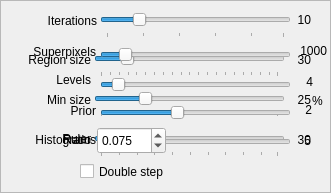
     <widget class="QFrame" name="frame_slic">
      <property name="geometry">
       <rect>
        <x>9</x>
        <y>69</y>
        <width>331</width>
        <height>193</height>
       </rect>
      </property>
      <property name="whatsThis">
       <string>Parameters of current algorithm</string>
      </property>
      <property name="frameShape">
       <enum>QFrame::StyledPanel</enum>
      </property>
      <property name="frameShadow">
       <enum>QFrame::Sunken</enum>
      </property>
      <property name="lineWidth">
       <number>2</number>
      </property>
      <widget class="QLabel" name="label_region_size">
       <property name="geometry">
        <rect>
         <x>10</x>
         <y>50</y>
         <width>81</width>
         <height>20</height>
        </rect>
       </property>
       <property name="whatsThis">
        <string>&lt;html&gt;&lt;head/&gt;&lt;body&gt;&lt;p&gt;Average superpixel size measured in pixels&lt;/p&gt;&lt;/body&gt;&lt;/html&gt;</string>
       </property>
       <property name="text">
        <string>Region size</string>
       </property>
       <property name="alignment">
        <set>Qt::AlignRight|Qt::AlignTrailing|Qt::AlignVCenter</set>
       </property>
      </widget>
      <widget class="QSlider" name="horizontalSlider_iterations">
       <property name="geometry">
        <rect>
         <x>100</x>
         <y>9</y>
         <width>191</width>
         <height>29</height>
        </rect>
       </property>
       <property name="cursor">
        <cursorShape>PointingHandCursor</cursorShape>
       </property>
       <property name="focusPolicy">
        <enum>Qt::ClickFocus</enum>
       </property>
       <property name="toolTip">
        <string/>
       </property>
       <property name="whatsThis">
        <string>&lt;html&gt;&lt;head/&gt;&lt;body&gt;&lt;p&gt;Higher number improves the result: the algorithms starts from a grid of superpixels and then refines the boundaries by proposing updates of edges boundaries&lt;/p&gt;&lt;/body&gt;&lt;/html&gt;</string>
       </property>
       <property name="minimum">
        <number>1</number>
       </property>
       <property name="maximum">
        <number>50</number>
       </property>
       <property name="value">
        <number>10</number>
       </property>
       <property name="orientation">
        <enum>Qt::Horizontal</enum>
       </property>
       <property name="tickPosition">
        <enum>QSlider::TicksBelow</enum>
       </property>
      </widget>
      <widget class="QSlider" name="horizontalSlider_region_size">
       <property name="geometry">
        <rect>
         <x>94</x>
         <y>48</y>
         <width>191</width>
         <height>29</height>
        </rect>
       </property>
       <property name="cursor">
        <cursorShape>PointingHandCursor</cursorShape>
       </property>
       <property name="focusPolicy">
        <enum>Qt::ClickFocus</enum>
       </property>
       <property name="toolTip">
        <string/>
       </property>
       <property name="whatsThis">
        <string>&lt;html&gt;&lt;head/&gt;&lt;body&gt;&lt;p&gt;Average superpixel size measured in pixels&lt;/p&gt;&lt;/body&gt;&lt;/html&gt;</string>
       </property>
       <property name="minimum">
        <number>1</number>
       </property>
       <property name="maximum">
        <number>200</number>
       </property>
       <property name="value">
        <number>30</number>
       </property>
       <property name="orientation">
        <enum>Qt::Horizontal</enum>
       </property>
       <property name="tickPosition">
        <enum>QSlider::TicksBelow</enum>
       </property>
      </widget>
      <widget class="QSlider" name="horizontalSlider_ruler">
       <property name="geometry">
        <rect>
         <x>94</x>
         <y>128</y>
         <width>191</width>
         <height>29</height>
        </rect>
       </property>
       <property name="cursor">
        <cursorShape>PointingHandCursor</cursorShape>
       </property>
       <property name="focusPolicy">
        <enum>Qt::ClickFocus</enum>
       </property>
       <property name="toolTip">
        <string/>
       </property>
       <property name="whatsThis">
        <string>Enforcement of superpixel smoothness factor of superpixel</string>
       </property>
       <property name="minimum">
        <number>1</number>
       </property>
       <property name="maximum">
        <number>100</number>
       </property>
       <property name="value">
        <number>30</number>
       </property>
       <property name="orientation">
        <enum>Qt::Horizontal</enum>
       </property>
       <property name="tickPosition">
        <enum>QSlider::TicksBelow</enum>
       </property>
      </widget>
      <widget class="QLabel" name="label_connectivity">
       <property name="geometry">
        <rect>
         <x>0</x>
         <y>90</y>
         <width>91</width>
         <height>20</height>
        </rect>
       </property>
       <property name="whatsThis">
        <string>&lt;html&gt;&lt;head/&gt;&lt;body&gt;&lt;p&gt;Minimum element size in percents that should be absorbed into a bigger superpixel.&lt;/p&gt;&lt;p&gt;The function merges components that are too small, assigning the previously found adjacent label to this component&lt;/p&gt;&lt;/body&gt;&lt;/html&gt;</string>
       </property>
       <property name="text">
        <string>Min size</string>
       </property>
       <property name="alignment">
        <set>Qt::AlignRight|Qt::AlignTrailing|Qt::AlignVCenter</set>
       </property>
      </widget>
      <widget class="QLabel" name="label_iterations">
       <property name="geometry">
        <rect>
         <x>16</x>
         <y>11</y>
         <width>81</width>
         <height>20</height>
        </rect>
       </property>
       <property name="whatsThis">
        <string>&lt;html&gt;&lt;head/&gt;&lt;body&gt;&lt;p&gt;Higher number improves the result: the algorithms starts from a grid of superpixels and then refines the boundaries by proposing updates of edges boundaries&lt;/p&gt;&lt;/body&gt;&lt;/html&gt;</string>
       </property>
       <property name="text">
        <string>Iterations</string>
       </property>
       <property name="alignment">
        <set>Qt::AlignRight|Qt::AlignTrailing|Qt::AlignVCenter</set>
       </property>
      </widget>
      <widget class="QSlider" name="horizontalSlider_connectivity">
       <property name="geometry">
        <rect>
         <x>94</x>
         <y>88</y>
         <width>191</width>
         <height>29</height>
        </rect>
       </property>
       <property name="cursor">
        <cursorShape>PointingHandCursor</cursorShape>
       </property>
       <property name="toolTip">
        <string/>
       </property>
       <property name="whatsThis">
        <string>&lt;html&gt;&lt;head/&gt;&lt;body&gt;&lt;p&gt;Minimum element size in percents that should be absorbed into a bigger superpixel.&lt;/p&gt;&lt;p&gt;The function merges components that are too small, assigning the previously found adjacent label to this component&lt;/p&gt;&lt;/body&gt;&lt;/html&gt;</string>
       </property>
       <property name="minimum">
        <number>0</number>
       </property>
       <property name="maximum">
        <number>100</number>
       </property>
       <property name="value">
        <number>25</number>
       </property>
       <property name="orientation">
        <enum>Qt::Horizontal</enum>
       </property>
       <property name="tickPosition">
        <enum>QSlider::TicksBelow</enum>
       </property>
      </widget>
      <widget class="QLabel" name="label_value_ruler">
       <property name="geometry">
        <rect>
         <x>280</x>
         <y>130</y>
         <width>31</width>
         <height>20</height>
        </rect>
       </property>
       <property name="whatsThis">
        <string>Enforcement of superpixel smoothness factor of superpixel</string>
       </property>
       <property name="text">
        <string>30</string>
       </property>
       <property name="alignment">
        <set>Qt::AlignRight|Qt::AlignTrailing|Qt::AlignVCenter</set>
       </property>
      </widget>
      <widget class="QLabel" name="label_value_region_size">
       <property name="geometry">
        <rect>
         <x>280</x>
         <y>50</y>
         <width>31</width>
         <height>20</height>
        </rect>
       </property>
       <property name="whatsThis">
        <string>&lt;html&gt;&lt;head/&gt;&lt;body&gt;&lt;p&gt;Average superpixel size measured in pixels&lt;/p&gt;&lt;/body&gt;&lt;/html&gt;</string>
       </property>
       <property name="text">
        <string>30</string>
       </property>
       <property name="alignment">
        <set>Qt::AlignRight|Qt::AlignTrailing|Qt::AlignVCenter</set>
       </property>
      </widget>
      <widget class="QLabel" name="label_ruler">
       <property name="geometry">
        <rect>
         <x>50</x>
         <y>129</y>
         <width>41</width>
         <height>20</height>
        </rect>
       </property>
       <property name="whatsThis">
        <string>Enforcement of superpixel smoothness factor of superpixel</string>
       </property>
       <property name="text">
        <string>Ruler</string>
       </property>
       <property name="alignment">
        <set>Qt::AlignRight|Qt::AlignTrailing|Qt::AlignVCenter</set>
       </property>
      </widget>
      <widget class="QLabel" name="label_value_connectivity_percent">
       <property name="geometry">
        <rect>
         <x>312</x>
         <y>92</y>
         <width>16</width>
         <height>17</height>
        </rect>
       </property>
       <property name="whatsThis">
        <string>&lt;html&gt;&lt;head/&gt;&lt;body&gt;&lt;p&gt;Minimum element size in percents that should be absorbed into a bigger superpixel.&lt;/p&gt;&lt;p&gt;The function merges components that are too small, assigning the previously found adjacent label to this component&lt;/p&gt;&lt;/body&gt;&lt;/html&gt;</string>
       </property>
       <property name="text">
        <string>%</string>
       </property>
      </widget>
      <widget class="QLabel" name="label_value_connectivity">
       <property name="geometry">
        <rect>
         <x>280</x>
         <y>90</y>
         <width>31</width>
         <height>20</height>
        </rect>
       </property>
       <property name="whatsThis">
        <string>&lt;html&gt;&lt;head/&gt;&lt;body&gt;&lt;p&gt;Minimum element size in percents that should be absorbed into a bigger superpixel.&lt;/p&gt;&lt;p&gt;The function merges components that are too small, assigning the previously found adjacent label to this component&lt;/p&gt;&lt;/body&gt;&lt;/html&gt;</string>
       </property>
       <property name="text">
        <string>25</string>
       </property>
       <property name="alignment">
        <set>Qt::AlignRight|Qt::AlignTrailing|Qt::AlignVCenter</set>
       </property>
      </widget>
      <widget class="QLabel" name="label_value_iterations">
       <property name="geometry">
        <rect>
         <x>280</x>
         <y>10</y>
         <width>31</width>
         <height>20</height>
        </rect>
       </property>
       <property name="whatsThis">
        <string>&lt;html&gt;&lt;head/&gt;&lt;body&gt;&lt;p&gt;Higher number improves the result: the algorithms starts from a grid of superpixels and then refines the boundaries by proposing updates of edges boundaries&lt;/p&gt;&lt;/body&gt;&lt;/html&gt;</string>
       </property>
       <property name="text">
        <string>10</string>
       </property>
       <property name="alignment">
        <set>Qt::AlignRight|Qt::AlignTrailing|Qt::AlignVCenter</set>
       </property>
      </widget>
      <widget class="QDoubleSpinBox" name="doubleSpinBox_ratio">
       <property name="geometry">
        <rect>
         <x>97</x>
         <y>127</y>
         <width>69</width>
         <height>27</height>
        </rect>
       </property>
       <property name="toolTip">
        <string/>
       </property>
       <property name="whatsThis">
        <string>&lt;html&gt;&lt;head/&gt;&lt;body&gt;&lt;p&gt;Enforcement of superpixel compactness factor&lt;/p&gt;&lt;/body&gt;&lt;/html&gt;</string>
       </property>
       <property name="decimals">
        <number>3</number>
       </property>
       <property name="maximum">
        <double>2.000000000000000</double>
       </property>
       <property name="singleStep">
        <double>0.100000000000000</double>
       </property>
       <property name="value">
        <double>0.075000000000000</double>
       </property>
      </widget>
      <widget class="QLabel" name="label_ratio">
       <property name="geometry">
        <rect>
         <x>50</x>
         <y>130</y>
         <width>41</width>
         <height>20</height>
        </rect>
       </property>
       <property name="whatsThis">
        <string>&lt;html&gt;&lt;head/&gt;&lt;body&gt;&lt;p&gt;Enforcement of superpixel compactness factor&lt;/p&gt;&lt;/body&gt;&lt;/html&gt;</string>
       </property>
       <property name="text">
        <string>Ratio</string>
       </property>
       <property name="alignment">
        <set>Qt::AlignRight|Qt::AlignTrailing|Qt::AlignVCenter</set>
       </property>
      </widget>
      <widget class="QLabel" name="label_value_num_histogram_bins">
       <property name="geometry">
        <rect>
         <x>280</x>
         <y>131</y>
         <width>31</width>
         <height>20</height>
        </rect>
       </property>
       <property name="whatsThis">
        <string>&lt;html&gt;&lt;head/&gt;&lt;body&gt;&lt;p&gt;Number of histogram bins&lt;/p&gt;&lt;/body&gt;&lt;/html&gt;</string>
       </property>
       <property name="text">
        <string>5</string>
       </property>
       <property name="alignment">
        <set>Qt::AlignRight|Qt::AlignTrailing|Qt::AlignVCenter</set>
       </property>
      </widget>
      <widget class="QLabel" name="label_prior">
       <property name="geometry">
        <rect>
         <x>15</x>
         <y>101</y>
         <width>81</width>
         <height>20</height>
        </rect>
       </property>
       <property name="whatsThis">
        <string>&lt;html&gt;&lt;head/&gt;&lt;body&gt;&lt;p&gt;Enable 3x3 shape smoothing term if &amp;gt;0.&lt;/p&gt;&lt;p&gt;A larger value leads to smoother shapes.&lt;/p&gt;&lt;/body&gt;&lt;/html&gt;</string>
       </property>
       <property name="text">
        <string>Prior</string>
       </property>
       <property name="alignment">
        <set>Qt::AlignRight|Qt::AlignTrailing|Qt::AlignVCenter</set>
       </property>
      </widget>
      <widget class="QSlider" name="horizontalSlider_prior">
       <property name="geometry">
        <rect>
         <x>100</x>
         <y>98</y>
         <width>191</width>
         <height>29</height>
        </rect>
       </property>
       <property name="cursor">
        <cursorShape>PointingHandCursor</cursorShape>
       </property>
       <property name="focusPolicy">
        <enum>Qt::ClickFocus</enum>
       </property>
       <property name="toolTip">
        <string/>
       </property>
       <property name="whatsThis">
        <string>&lt;html&gt;&lt;head/&gt;&lt;body&gt;&lt;p&gt;Enable 3x3 shape smoothing term if &amp;gt;0.&lt;/p&gt;&lt;p&gt;A larger value leads to smoother shapes.&lt;/p&gt;&lt;/body&gt;&lt;/html&gt;</string>
       </property>
       <property name="minimum">
        <number>0</number>
       </property>
       <property name="maximum">
        <number>5</number>
       </property>
       <property name="pageStep">
        <number>1</number>
       </property>
       <property name="value">
        <number>2</number>
       </property>
       <property name="orientation">
        <enum>Qt::Horizontal</enum>
       </property>
       <property name="tickPosition">
        <enum>QSlider::NoTicks</enum>
       </property>
      </widget>
      <widget class="QLabel" name="label_value_num_levels">
       <property name="geometry">
        <rect>
         <x>282</x>
         <y>72</y>
         <width>31</width>
         <height>20</height>
        </rect>
       </property>
       <property name="whatsThis">
        <string>&lt;html&gt;&lt;head/&gt;&lt;body&gt;&lt;p&gt;Number of block levels. The more levels, the more accurate is the segmentation, but needs more memory and CPU time&lt;/p&gt;&lt;/body&gt;&lt;/html&gt;</string>
       </property>
       <property name="text">
        <string>4</string>
       </property>
       <property name="alignment">
        <set>Qt::AlignRight|Qt::AlignTrailing|Qt::AlignVCenter</set>
       </property>
      </widget>
      <widget class="QLabel" name="label_value_prior">
       <property name="geometry">
        <rect>
         <x>281</x>
         <y>100</y>
         <width>31</width>
         <height>20</height>
        </rect>
       </property>
       <property name="whatsThis">
        <string>&lt;html&gt;&lt;head/&gt;&lt;body&gt;&lt;p&gt;Enable 3x3 shape smoothing term if &amp;gt;0.&lt;/p&gt;&lt;p&gt;A larger value leads to smoother shapes.&lt;/p&gt;&lt;/body&gt;&lt;/html&gt;</string>
       </property>
       <property name="text">
        <string>2</string>
       </property>
       <property name="alignment">
        <set>Qt::AlignRight|Qt::AlignTrailing|Qt::AlignVCenter</set>
       </property>
      </widget>
      <widget class="QSlider" name="horizontalSlider_num_levels">
       <property name="geometry">
        <rect>
         <x>100</x>
         <y>70</y>
         <width>191</width>
         <height>29</height>
        </rect>
       </property>
       <property name="cursor">
        <cursorShape>PointingHandCursor</cursorShape>
       </property>
       <property name="focusPolicy">
        <enum>Qt::ClickFocus</enum>
       </property>
       <property name="toolTip">
        <string/>
       </property>
       <property name="whatsThis">
        <string>&lt;html&gt;&lt;head/&gt;&lt;body&gt;&lt;p&gt;Number of block levels. The more levels, the more accurate is the segmentation, but needs more memory and CPU time&lt;/p&gt;&lt;/body&gt;&lt;/html&gt;</string>
       </property>
       <property name="minimum">
        <number>1</number>
       </property>
       <property name="maximum">
        <number>50</number>
       </property>
       <property name="value">
        <number>4</number>
       </property>
       <property name="orientation">
        <enum>Qt::Horizontal</enum>
       </property>
       <property name="tickPosition">
        <enum>QSlider::NoTicks</enum>
       </property>
      </widget>
      <widget class="QLabel" name="label_superpixels">
       <property name="geometry">
        <rect>
         <x>15</x>
         <y>42</y>
         <width>81</width>
         <height>20</height>
        </rect>
       </property>
       <property name="whatsThis">
        <string>&lt;html&gt;&lt;head/&gt;&lt;body&gt;&lt;p&gt;Desired number of superpixels. Note that the actual number may be smaller due to restrictions (depending on the image size and num_levels)&lt;/p&gt;&lt;/body&gt;&lt;/html&gt;</string>
       </property>
       <property name="text">
        <string>Superpixels</string>
       </property>
       <property name="alignment">
        <set>Qt::AlignRight|Qt::AlignTrailing|Qt::AlignVCenter</set>
       </property>
      </widget>
      <widget class="QLabel" name="label_value_num_superpixels">
       <property name="geometry">
        <rect>
         <x>296</x>
         <y>41</y>
         <width>31</width>
         <height>20</height>
        </rect>
       </property>
       <property name="whatsThis">
        <string>&lt;html&gt;&lt;head/&gt;&lt;body&gt;&lt;p&gt;Desired number of superpixels. Note that the actual number may be smaller due to restrictions (depending on the image size and num_levels)&lt;/p&gt;&lt;/body&gt;&lt;/html&gt;</string>
       </property>
       <property name="text">
        <string>1000</string>
       </property>
       <property name="alignment">
        <set>Qt::AlignRight|Qt::AlignTrailing|Qt::AlignVCenter</set>
       </property>
      </widget>
      <widget class="QSlider" name="horizontalSlider_num_superpixels">
       <property name="geometry">
        <rect>
         <x>100</x>
         <y>40</y>
         <width>191</width>
         <height>29</height>
        </rect>
       </property>
       <property name="cursor">
        <cursorShape>PointingHandCursor</cursorShape>
       </property>
       <property name="focusPolicy">
        <enum>Qt::ClickFocus</enum>
       </property>
       <property name="toolTip">
        <string/>
       </property>
       <property name="whatsThis">
        <string>&lt;html&gt;&lt;head/&gt;&lt;body&gt;&lt;p&gt;Desired number of superpixels. Note that the actual number may be smaller due to restrictions (depending on the image size and num_levels)&lt;/p&gt;&lt;/body&gt;&lt;/html&gt;</string>
       </property>
       <property name="minimum">
        <number>1</number>
       </property>
       <property name="maximum">
        <number>10000</number>
       </property>
       <property name="value">
        <number>1000</number>
       </property>
       <property name="orientation">
        <enum>Qt::Horizontal</enum>
       </property>
       <property name="tickPosition">
        <enum>QSlider::NoTicks</enum>
       </property>
       <property name="tickInterval">
        <number>500</number>
       </property>
      </widget>
      <widget class="QLabel" name="label_levels">
       <property name="geometry">
        <rect>
         <x>10</x>
         <y>70</y>
         <width>81</width>
         <height>20</height>
        </rect>
       </property>
       <property name="whatsThis">
        <string>&lt;html&gt;&lt;head/&gt;&lt;body&gt;&lt;p&gt;Number of block levels. The more levels, the more accurate is the segmentation, but needs more memory and CPU time&lt;/p&gt;&lt;/body&gt;&lt;/html&gt;</string>
       </property>
       <property name="text">
        <string>Levels</string>
       </property>
       <property name="alignment">
        <set>Qt::AlignRight|Qt::AlignTrailing|Qt::AlignVCenter</set>
       </property>
      </widget>
      <widget class="QLabel" name="label_histograms">
       <property name="geometry">
        <rect>
         <x>15</x>
         <y>130</y>
         <width>81</width>
         <height>20</height>
        </rect>
       </property>
       <property name="whatsThis">
        <string>&lt;html&gt;&lt;head/&gt;&lt;body&gt;&lt;p&gt;Number of histogram bins&lt;/p&gt;&lt;/body&gt;&lt;/html&gt;</string>
       </property>
       <property name="text">
        <string>Histograms</string>
       </property>
       <property name="alignment">
        <set>Qt::AlignRight|Qt::AlignTrailing|Qt::AlignVCenter</set>
       </property>
      </widget>
      <widget class="QSlider" name="horizontalSlider_num_histogram_bins">
       <property name="geometry">
        <rect>
         <x>100</x>
         <y>127</y>
         <width>191</width>
         <height>29</height>
        </rect>
       </property>
       <property name="cursor">
        <cursorShape>PointingHandCursor</cursorShape>
       </property>
       <property name="focusPolicy">
        <enum>Qt::ClickFocus</enum>
       </property>
       <property name="toolTip">
        <string/>
       </property>
       <property name="whatsThis">
        <string>&lt;html&gt;&lt;head/&gt;&lt;body&gt;&lt;p&gt;Number of histogram bins&lt;/p&gt;&lt;/body&gt;&lt;/html&gt;</string>
       </property>
       <property name="minimum">
        <number>1</number>
       </property>
       <property name="maximum">
        <number>50</number>
       </property>
       <property name="value">
        <number>5</number>
       </property>
       <property name="orientation">
        <enum>Qt::Horizontal</enum>
       </property>
       <property name="tickPosition">
        <enum>QSlider::NoTicks</enum>
       </property>
      </widget>
      <widget class="QCheckBox" name="checkBox_double_step">
       <property name="geometry">
        <rect>
         <x>80</x>
         <y>156</y>
         <width>191</width>
         <height>31</height>
        </rect>
       </property>
       <property name="focusPolicy">
        <enum>Qt::ClickFocus</enum>
       </property>
       <property name="toolTip">
        <string/>
       </property>
       <property name="whatsThis">
        <string>&lt;html&gt;&lt;head/&gt;&lt;body&gt;&lt;p&gt;If set, iterate each block level twice for higher accuracy&lt;/p&gt;&lt;/body&gt;&lt;/html&gt;</string>
       </property>
       <property name="text">
        <string>Double step</string>
       </property>
       <property name="icon">
        <iconset resource="resources.qrc">
         <normaloff>:/icons/double-step.png</normaloff>:/icons/double-step.png</iconset>
       </property>
       <property name="iconSize">
        <size>
         <width>24</width>
         <height>24</height>
        </size>
       </property>
       <property name="checked">
        <bool>false</bool>
       </property>
      </widget>
      <zorder>horizontalSlider_connectivity</zorder>
      <zorder>horizontalSlider_ruler</zorder>
      <zorder>horizontalSlider_prior</zorder>
      <zorder>horizontalSlider_num_histogram_bins</zorder>
      <zorder>horizontalSlider_num_levels</zorder>
      <zorder>label_region_size</zorder>
      <zorder>horizontalSlider_iterations</zorder>
      <zorder>horizontalSlider_region_size</zorder>
      <zorder>label_connectivity</zorder>
      <zorder>label_iterations</zorder>
      <zorder>label_value_ruler</zorder>
      <zorder>label_value_region_size</zorder>
      <zorder>label_ruler</zorder>
      <zorder>label_value_connectivity_percent</zorder>
      <zorder>label_value_connectivity</zorder>
      <zorder>label_value_iterations</zorder>
      <zorder>doubleSpinBox_ratio</zorder>
      <zorder>label_ratio</zorder>
      <zorder>label_value_num_histogram_bins</zorder>
      <zorder>label_prior</zorder>
      <zorder>label_value_num_levels</zorder>
      <zorder>label_value_prior</zorder>
      <zorder>label_superpixels</zorder>
      <zorder>label_value_num_superpixels</zorder>
      <zorder>horizontalSlider_num_superpixels</zorder>
      <zorder>label_levels</zorder>
      <zorder>label_histograms</zorder>
      <zorder>checkBox_double_step</zorder>
     </widget>
